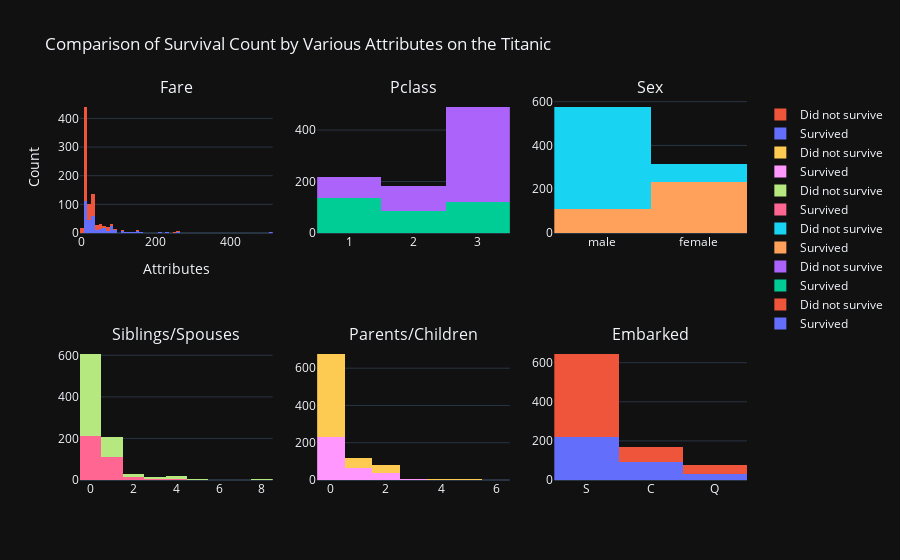

The notebook cell this image was saved under:
### Code cell
cols = ['Fare','Pclass','Sex','Siblings/Spouses','Parents/Children','Embarked']
n_rows = 2
n_cols = 3

fig = sp.make_subplots(rows=n_rows, cols=n_cols, subplot_titles=cols, vertical_spacing=0.3)

for r in range (1,n_rows+1):
    for c in range(1,n_cols+1):
        i = (r-1)*n_cols + c-1 
        fig.add_trace(go.Histogram(x=df[df['Survived']==1][cols[i]], name='Survived', showlegend=True), row=r, col=c)
        fig.add_trace(go.Histogram(x=df[df['Survived']==0][cols[i]], name='Did not survive', showlegend=True), row=r, col=c)
        

fig.update_layout(title="Comparison of Survival Count by Various Attributes on the Titanic",
                  xaxis=dict(title='Attributes'),
                  yaxis=dict(title='Count'),
                  template = 'plotly_dark',
                  barmode='stack')

fig.show()

### Figure 1 — Plotly figure (JSON) as saved in the notebook; plotly's stock layout.template omitted (floating-point values rounded to 4 significant figures; data arrays with more than 128 entries replaced by an {"elided": "..."} marker saying what was removed)
{"data": [{"name": "Survived", "showlegend": true, "type": "histogram", "x": {"elided": "342 float values"}, "xaxis": "x", "yaxis": "y"}, {"name": "Did not survive", "showlegend": true, "type": "histogram", "x": {"elided": "549 float values"}, "xaxis": "x", "yaxis": "y"}, {"name": "Survived", "showlegend": true, "type": "histogram", "x": {"elided": "342 int values"}, "xaxis": "x2", "yaxis": "y2"}, {"name": "Did not survive", "showlegend": true, "type": "histogram", "x": {"elided": "549 int values"}, "xaxis": "x2", "yaxis": "y2"}, {"name": "Survived", "showlegend": true, "type": "histogram", "x": {"elided": "342 str values"}, "xaxis": "x3", "yaxis": "y3"}, {"name": "Did not survive", "showlegend": true, "type": "histogram", "x": {"elided": "549 str values"}, "xaxis": "x3", "yaxis": "y3"}, {"name": "Survived", "showlegend": true, "type": "histogram", "x": {"elided": "342 int values"}, "xaxis": "x4", "yaxis": "y4"}, {"name": "Did not survive", "showlegend": true, "type": "histogram", "x": {"elided": "549 int values"}, "xaxis": "x4", "yaxis": "y4"}, {"name": "Survived", "showlegend": true, "type": "histogram", "x": {"elided": "342 int values"}, "xaxis": "x5", "yaxis": "y5"}, {"name": "Did not survive", "showlegend": true, "type": "histogram", "x": {"elided": "549 int values"}, "xaxis": "x5", "yaxis": "y5"}, {"name": "Survived", "showlegend": true, "type": "histogram", "x": {"elided": "342 str values"}, "xaxis": "x6", "yaxis": "y6"}, {"name": "Did not survive", "showlegend": true, "type": "histogram", "x": {"elided": "549 str values"}, "xaxis": "x6", "yaxis": "y6"}], "layout": {"annotations": [{"font": {"size": 16}, "showarrow": false, "text": "Fare", "x": 0.1444, "xanchor": "center", "xref": "paper", "y": 1.0, "yanchor": "bottom", "yref": "paper"}, {"font": {"size": 16}, "showarrow": false, "text": "Pclass", "x": 0.5, "xanchor": "center", "xref": "paper", "y": 1.0, "yanchor": "bottom", "yref": "paper"}, {"font": {"size": 16}, "showarrow": false, "text": "Sex", "x": 0.8556, "xanchor": "center", "xref": "paper", "y": 1.0, "yanchor": "bottom", "yref": "paper"}, {"font": {"size": 16}, "showarrow": false, "text": "Siblings/Spouses", "x": 0.1444, "xanchor": "center", "xref": "paper", "y": 0.35, "yanchor": "bottom", "yref": "paper"}, {"font": {"size": 16}, "showarrow": false, "text": "Parents/Children", "x": 0.5, "xanchor": "center", "xref": "paper", "y": 0.35, "yanchor": "bottom", "yref": "paper"}, {"font": {"size": 16}, "showarrow": false, "text": "Embarked", "x": 0.8556, "xanchor": "center", "xref": "paper", "y": 0.35, "yanchor": "bottom", "yref": "paper"}], "barmode": "stack", "title": {"text": "Comparison of Survival Count by Various Attributes on the Titanic"}, "xaxis": {"anchor": "y", "domain": [0, 0.2889], "title": {"text": "Attributes"}}, "xaxis2": {"anchor": "y2", "domain": [0.3556, 0.6444]}, "xaxis3": {"anchor": "y3", "domain": [0.7111, 1]}, "xaxis4": {"anchor": "y4", "domain": [0, 0.2889]}, "xaxis5": {"anchor": "y5", "domain": [0.3556, 0.6444]}, "xaxis6": {"anchor": "y6", "domain": [0.7111, 1]}, "yaxis": {"anchor": "x", "domain": [0.65, 1.0], "title": {"text": "Count"}}, "yaxis2": {"anchor": "x2", "domain": [0.65, 1.0]}, "yaxis3": {"anchor": "x3", "domain": [0.65, 1.0]}, "yaxis4": {"anchor": "x4", "domain": [0, 0.35]}, "yaxis5": {"anchor": "x5", "domain": [0, 0.35]}, "yaxis6": {"anchor": "x6", "domain": [0, 0.35]}}}
